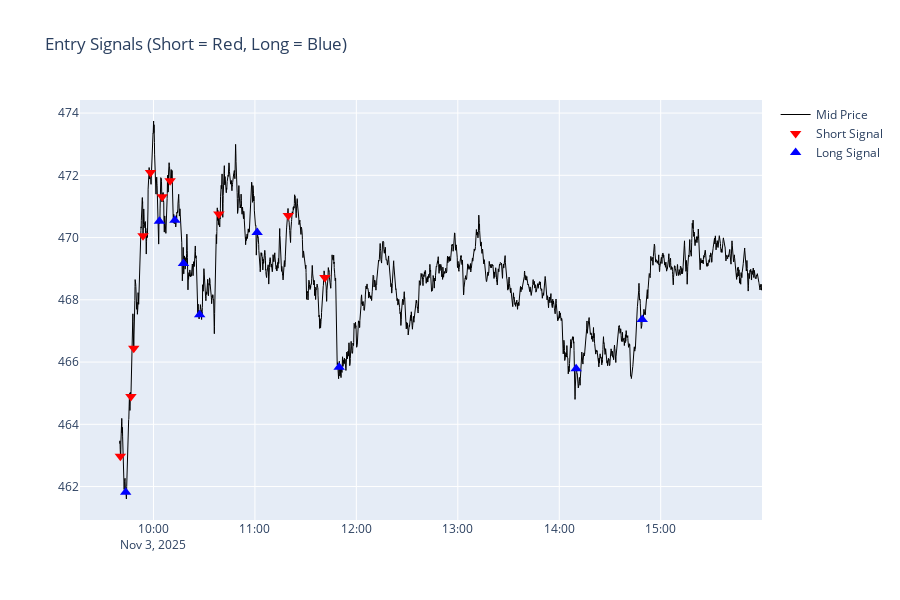

Notebook code for this chart:
### Code cell
fig = go.Figure()

# --- Mid Price ---
fig.add_trace(go.Scatter(
    x=df.index,
    y=df['Mid'],
    mode='lines',
    name='Mid Price',
    line=dict(color='black', width=1)
))

# --- SHORT Signals (red) ---
short_idx = df.index[df['signal_short'] == 1]
fig.add_trace(go.Scatter(
    x=short_idx,
    y=df.loc[short_idx, 'Mid'],
    mode='markers',
    name='Short Signal',
    marker=dict(color='red', size=10, symbol='triangle-down')
))

# --- LONG Signals (blue) ---
long_idx = df.index[df['signal_long'] == 1]
fig.add_trace(go.Scatter(
    x=long_idx,
    y=df.loc[long_idx, 'Mid'],
    mode='markers',
    name='Long Signal',
    marker=dict(color='blue', size=10, symbol='triangle-up')
))

fig.update_layout(
    title="Entry Signals (Short = Red, Long = Blue)",
    hovermode="x unified",
    showlegend=True,
    height=600
)

fig.show()

### Figure 1 — Plotly figure (JSON) as saved in the notebook; plotly's stock layout.template omitted (floating-point values rounded to 4 significant figures; data arrays with more than 128 entries replaced by an {"elided": "..."} marker saying what was removed)
{"data": [{"line": {"color": "black", "width": 1}, "mode": "lines", "name": "Mid Price", "type": "scatter", "x": {"elided": "4560 str values"}, "y": {"elided": "4560 float values"}}, {"marker": {"color": "red", "size": 10, "symbol": "triangle-down"}, "mode": "markers", "name": "Short Signal", "type": "scatter", "x": ["2025-11-03T09:40:25-05:00", "2025-11-03T09:46:40-05:00", "2025-11-03T09:48:20-05:00", "2025-11-03T09:53:50-05:00", "2025-11-03T09:58:15-05:00", "2025-11-03T10:05:10-05:00", "2025-11-03T10:09:50-05:00", "2025-11-03T10:38:40-05:00", "2025-11-03T11:19:45-05:00", "2025-11-03T11:41:25-05:00"], "y": [463.0, 464.9, 466.4, 470.1, 472.1, 471.3, 471.8, 470.8, 470.7, 468.7]}, {"marker": {"color": "blue", "size": 10, "symbol": "triangle-up"}, "mode": "markers", "name": "Long Signal", "type": "scatter", "x": ["2025-11-03T09:43:35-05:00", "2025-11-03T10:03:30-05:00", "2025-11-03T10:12:40-05:00", "2025-11-03T10:17:45-05:00", "2025-11-03T10:27:20-05:00", "2025-11-03T11:01:20-05:00", "2025-11-03T11:49:50-05:00", "2025-11-03T14:10:00-05:00", "2025-11-03T14:49:05-05:00"], "y": [461.8, 470.5, 470.6, 469.2, 467.5, 470.2, 465.8, 465.8, 467.4]}], "layout": {"height": 600, "hovermode": "x unified", "showlegend": true, "title": {"text": "Entry Signals (Short = Red, Long = Blue)"}}}
